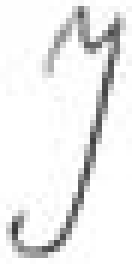
#> input picture data/ასოები/testing_data/უ_71.jpg, 22 x 44 px (shown 6 times larger); its folder holds only this picture in this run
$ jupyter execute --allow-errors 7_scoring.ipynb
#> lines starting #> are read from the running program, lines starting #| are printed output that depends on the picture; after the words box and inside, x2 and y2 are one past the last pixel; in counts of white or black regions, pixels touching at a corner belong together
# Read Network Info from file

[cell 1]
import pickle
import cv2
import os
import numpy as np

[cell 2]
def sigmoid(s):
    return 1.0 / (np.exp(-s) + 1.0)

# Forward propagation
def forward(data , weights , biases):
    data = data.reshape(data.shape[0], 1)
    curr = data
    for i in range(len(biases)):
        bias = biases[i]
        weight = weights[i]
        mult = np.dot(weight , curr)
        curr = sigmoid(mult + bias)

    return curr

[cell 3]
# saving network information from model
filename = "7_model.sav"

#> (the rest of this cell did not finish here and is left out)

# Classify test data

[cell 4]
label_names = ['უ', 'ყ', 'მ', 'შ', 'ძ', 'წ', 'ს', 'ხ', 'ლ', 'ჩ' , '-']
def classify(data , weights , biases):
        ans = forward(data , weights , biases)
        res = [0] * len(ans)
        print("ans",ans)
        print("res",res)
        ind = -1
        for i in range(len(ans)):
            if ans[i] > 0.5:
                res[i] = 1
                ind = i
            else:
                res[i] = 0
        if (sum(res) > 1):
            return '-'
        return label_names[ind]

[cell 5]
root_folder = "./data/ასოები/testing_data/"
data_list = []
for image_name in os.listdir(root_folder):
    img = cv2.imread(root_folder + image_name, cv2.IMREAD_GRAYSCALE)
#> img is the input picture: shape (44, 22); min 58, max 255, mean 236.3
    resized = cv2.resize(img, dsize=(25, 25), interpolation=cv2.INTER_CUBIC)
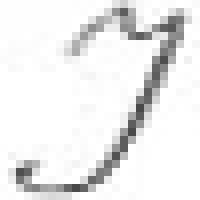
#> resized: shape (25, 25) (shown 8 times larger); min 72, max 255, mean 235.8
    (thresh, im_bw) = cv2.threshold(resized.astype(np.uint8), 128, 255, cv2.THRESH_BINARY | cv2.THRESH_OTSU)
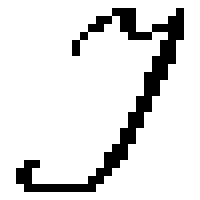
#> im_bw: shape (25, 25) (shown 8 times larger); 87.2% white; black in thin lines or dots, all inside (x1, y1, x2, y2) = (2, 1, 23, 24)
#> thresh = 190
    reshaped = im_bw.reshape((625, 1)).astype(int)
#> reshaped = 625 values, max 255 at index 0, min 0 at index 39, mean 222.4
    data_list.append((reshaped, image_name))
